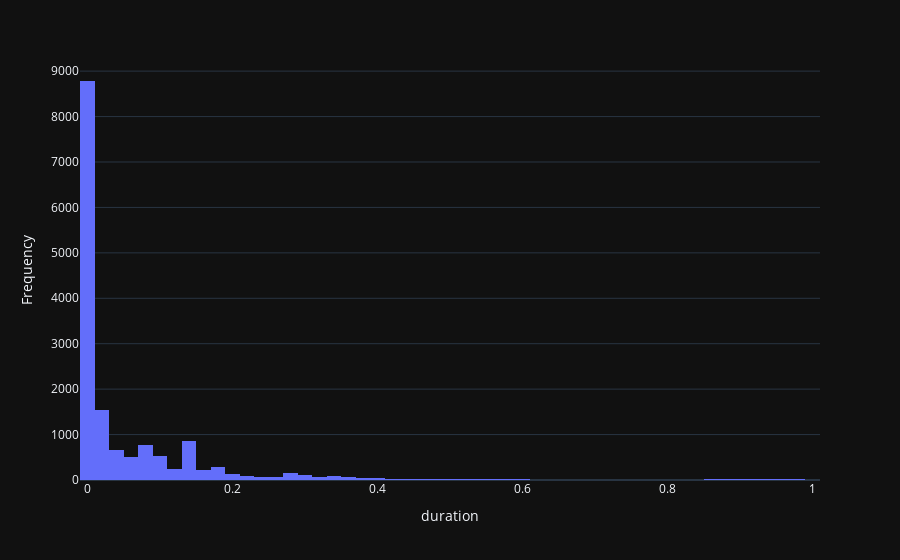

The notebook cell this image was saved under:
### Code cell
very_short_conns = conn_df[conn_df["duration"] < 1]
hist(very_short_conns, "duration")

### Figure 1 — Plotly figure (JSON) as saved in the notebook; plotly's stock layout.template omitted (floating-point values rounded to 4 significant figures; data arrays with more than 128 entries replaced by an {"elided": "..."} marker saying what was removed)
{"data": [{"alignmentgroup": "True", "bingroup": "x", "hovertemplate": "duration=%{x}<br>count=%{y}<extra></extra>", "legendgroup": "", "marker": {"color": "#636efa", "pattern": {"shape": ""}}, "name": "", "nbinsx": 50, "offsetgroup": "", "orientation": "v", "showlegend": false, "type": "histogram", "x": {"elided": "15746 float values"}, "xaxis": "x", "yaxis": "y"}], "layout": {"barmode": "relative", "legend": {"tracegroupgap": 0}, "margin": {"t": 60}, "xaxis": {"anchor": "y", "domain": [0, 1], "title": {"text": "duration"}}, "yaxis": {"anchor": "x", "domain": [0, 1], "title": {"text": "Frequency"}}}}
